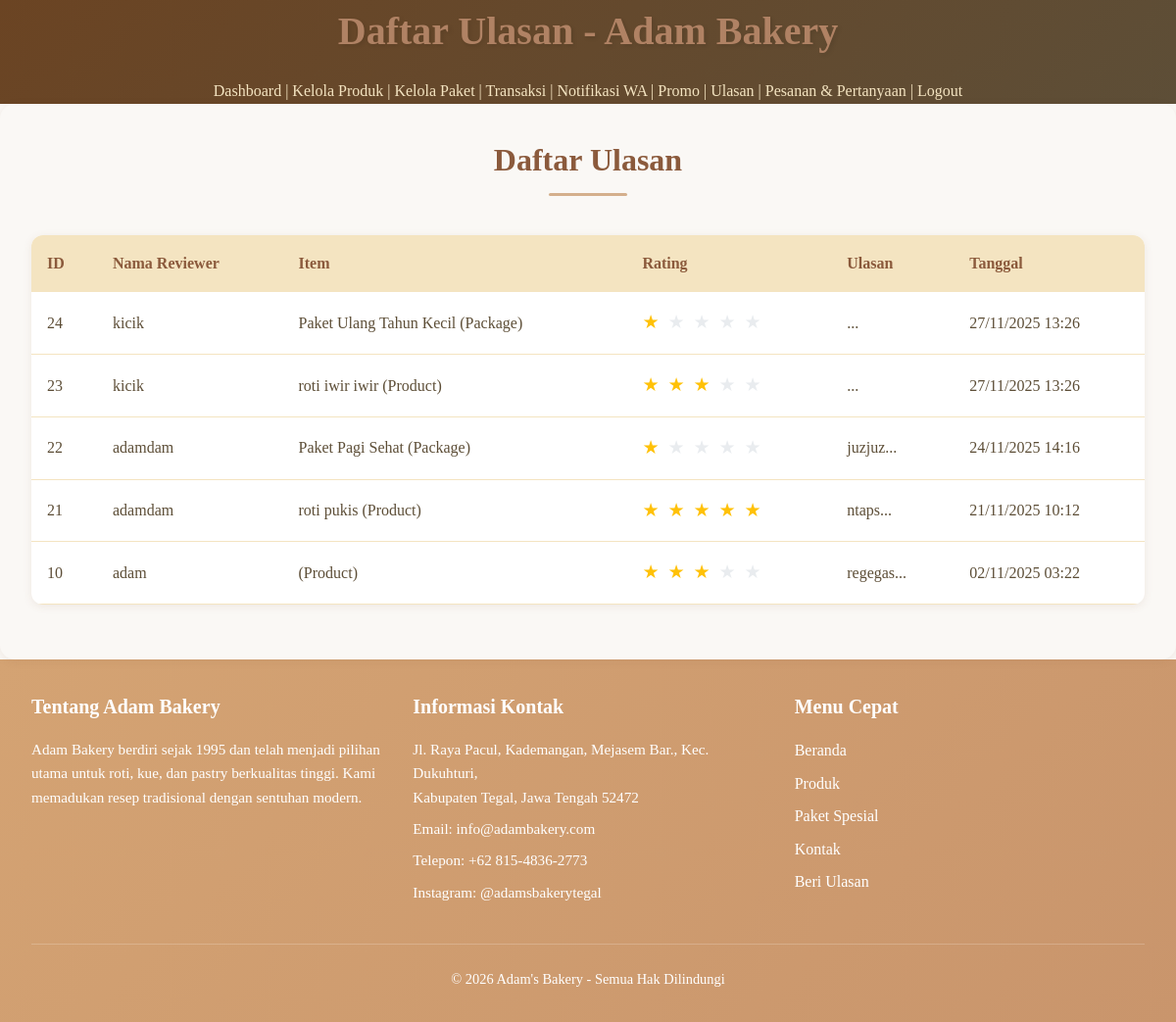
The app's page /admin/view_reviews.php (signed in), older data.
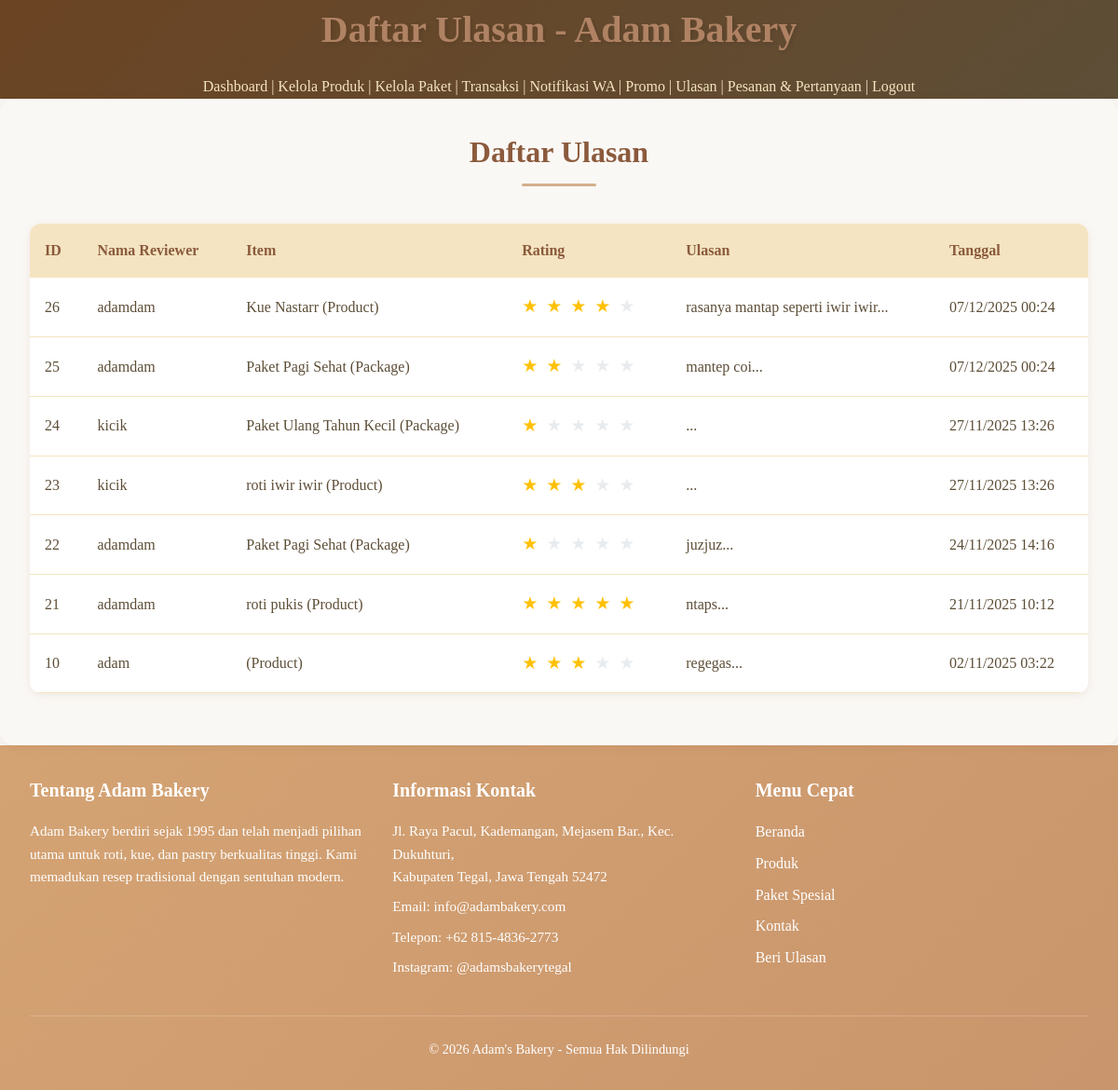
The same page, newer data.
### tables this page shows
CREATE TABLE `reviews` (
  `id` int(11) NOT NULL AUTO_INCREMENT,
  `transaction_id` int(11) NOT NULL,
  `product_id` int(11) DEFAULT NULL COMMENT 'ID produk jika review untuk produk',
  `package_id` int(11) DEFAULT NULL COMMENT 'ID paket jika review untuk paket',
  `item_type` enum('product','package') NOT NULL DEFAULT 'product' COMMENT 'Tipe item: product atau package',
  `nama_reviewer` varchar(255) NOT NULL,
  `rating` int(11) NOT NULL,
  `review_text` text DEFAULT NULL,
  `created_at` timestamp NOT NULL DEFAULT current_timestamp(),
  PRIMARY KEY (`id`),
  KEY `idx_review_transaction` (`transaction_id`),
  KEY `idx_review_product` (`product_id`),
  KEY `idx_review_package` (`package_id`),
  CONSTRAINT `reviews_ibfk_1` FOREIGN KEY (`transaction_id`) REFERENCES `transactions` (`id`) ON DELETE CASCADE,
  CONSTRAINT `reviews_ibfk_2` FOREIGN KEY (`product_id`) REFERENCES `products` (`id`) ON DELETE SET NULL,
  CONSTRAINT `reviews_ibfk_3` FOREIGN KEY (`package_id`) REFERENCES `packages` (`id`) ON DELETE SET NULL
);

### admin/view_reviews.php (the view, shortened to what this page needs)
<?php
include '../backend/db.php';
$reviews_query = "
    SELECT r.*,
           CASE
               WHEN r.item_type = 'product' THEN p.nama
               WHEN r.item_type = 'package' THEN pkg.nama
           END as item_name
    FROM reviews r
    LEFT JOIN products p ON r.product_id = p.id
    LEFT JOIN packages pkg ON r.package_id = pkg.id
    ORDER BY r.created_at DESC
";
$reviews = $conn->query($reviews_query);
?>
<!DOCTYPE html>
<html lang="id">
<head>
    <link rel="stylesheet" href="/assets/css/style.css">
</head>
<body>
<header class="admin-header">
    <h1>Daftar Ulasan - Adam Bakery</h1>
    <nav class="admin-nav">
        <a href="dashboard.php">Dashboard</a> |
        <a href="manage_products.php">Kelola Produk</a> |
        <a href="manage_packages.php">Kelola Paket</a> |
        <a href="view_transactions.php">Transaksi</a> |
        <a href="wa_notifications.php">Notifikasi WA</a> |
        <a href="admin_promos.php">Promo</a> |
        <a href="view_reviews.php">Ulasan</a> |
        <a href="view_custom_orders.php">Pesanan & Pertanyaan</a> |
        <a href="logout.php">Logout</a>
    </nav>
</header>
<main>
    <h2>Daftar Ulasan</h2>
    <table>
        <thead>
            <tr>
                <th>ID</th>
                <th>Nama Reviewer</th>
                <th>Item</th>
                <th>Rating</th>
                <th>Ulasan</th>
                <th>Tanggal</th>
            </tr>
        </thead>
        <tbody>
            <?php while ($review = $reviews->fetch_assoc()): ?>
            <tr>
                <td><?php echo $review['id']; ?></td>
                <td><?php echo $review['nama_reviewer']; ?></td>
                <td><?php echo $review['item_name'] . ' (' . ucfirst($review['item_type']) . ')'; ?></td>
                <td>
                    <div class="rating">
                        <?php for ($i = 1; $i <= 5; $i++): ?>
                            <span class="<?php echo $i <= $review['rating'] ? '' : 'empty'; ?>">★</span>
                        <?php endfor; ?>
                    </div>
                </td>
                <td><?php echo substr($review['review_text'], 0, 50) . '...'; ?></td>
                <td><?php echo date('d/m/Y H:i', strtotime($review['created_at'])); ?></td>
            </tr>
            <?php endwhile; ?>
        </tbody>
    </table>
</main>
<?php include '../includes/footer.php'; ?>

### includes/footer.php (shortened to what this page needs)
    <footer class="site-footer">
        <div class="footer-container">
            <div class="footer-section">
                <h4>Tentang Adam Bakery</h4>
                <p>
                    Adam Bakery berdiri sejak 1995 dan telah menjadi pilihan utama untuk roti, kue, dan pastry berkualitas tinggi.
                    Kami memadukan resep tradisional dengan sentuhan modern.
                </p>
            </div>
            <div class="footer-section">
                <h4>Informasi Kontak</h4>
                <p>
                    Jl. Raya Pacul, Kademangan, Mejasem Bar., Kec. Dukuhturi,<br>
                    Kabupaten Tegal, Jawa Tengah 52472
                </p>
                <p>Email: info@adambakery.com</p>
                <p>Telepon: +62 815-4836-2773</p>
                <p>
                     <a href="https://www.instagram.com/adamsbakerytegal?igsh=MTJoZ3FqcjF3ZWhiaw=="
                         target="_blank"
                         rel="noopener noreferrer">
                     Instagram: @adamsbakerytegal
                      </a>
                </p>
            </div>
            <div class="footer-section">
                <h4>Menu Cepat</h4>
                <ul>
                    <li><a href="/index.php">Beranda</a></li>
                    <li><a href="/products.php">Produk</a></li>
                    <li><a href="/packages.php">Paket Spesial</a></li>
                    <li><a href="/contact.php">Kontak</a></li>
                    <li><a href="/check_review_status.php">Beri Ulasan</a></li>
                </ul>
            </div>
        </div>
        <div class="footer-bottom">
            <p>&copy; <?php echo date('Y'); ?> <?php echo APP_NAME; ?> - Semua Hak Dilindungi</p>
        </div>
    </footer>
</body>
</html>

### assets/css/style.css (style rules this page uses)
* { margin: 0; padding: 0; box-sizing: border-box; }
html, body { height: 100%; }
body { font-family: "Georgia", "Times New Roman", serif; font-size: 1rem; line-height: 1.6; color: #5d4e37; background-color: #faf8f5; display: flex; flex-direction: column; }
:root { --color-primary: #8b5a3c; --color-primary-dark: #6b4423; --color-primary-light: #c19a6b; --color-secondary: #d4af8c; --color-secondary-light: #f4e4c1; --color-secondary-lighter: #fff8e7; --color-white: #ffffff; --color-light-bg: #faf8f5; --color-light-border: #f0e0c0; --color-text-primary: #5d4e37; --color-text-secondary: #6b5b47; --color-text-light: #8b5a3c; --color-success: #28a745; --color-error: #dc3545; --color-warning: #ffc107; --color-info: #17a2b8; --spacing-xs: 0.25rem; --spacing-sm: 0.5rem; --spacing-md: 1rem; --spacing-lg: 1.5rem; --spacing-xl: 2rem; --spacing-2xl: 3rem; --radius-sm: 8px; --radius-md: 12px; --radius-lg: 15px; --radius-full: 50px; --shadow-sm: 0 2px 8px rgba(139, 90, 60, 0.1); --shadow-md: 0 4px 12px rgba(139, 90, 60, 0.15); --shadow-lg: 0 8px 25px rgba(139, 90, 60, 0.2); --transition: all 0.3s ease; }
h1, h2, h3, h4, h5, h6 { color: var(--color-primary); font-weight: 600; margin-bottom: var(--spacing-md); }
h1 { font-size: 2.5rem; text-shadow: 2px 2px 4px rgba(0, 0, 0, 0.1); }
h2 { font-size: 2rem; position: relative; text-align: center; padding-bottom: var(--spacing-md); }
h2::after { content: ""; display: block; width: 80px; height: 3px; background-color: var(--color-secondary); margin: var(--spacing-sm) auto 0; border-radius: 2px; }
h4 { font-size: 1.25rem; }
p { margin-bottom: var(--spacing-md); color: var(--color-text-secondary); }
a { color: var(--color-primary); text-decoration: none; transition: var(--transition); }
main { background-color: var(--color-light-bg); border-radius: var(--radius-lg); padding: var(--spacing-xl); box-shadow: var(--shadow-sm); position: relative; }
table { width: 100%; border-collapse: collapse; background: var(--color-white); border-radius: var(--radius-md); overflow: hidden; box-shadow: var(--shadow-sm); margin: var(--spacing-lg) 0; }
thead { background-color: var(--color-secondary-light); }
th, td { padding: var(--spacing-md); text-align: left; border-bottom: 1px solid var(--color-secondary-light); }
th { color: var(--color-primary); font-weight: 600; }
.rating { color: #ffc107; font-size: 1.2rem; letter-spacing: 2px; }
.rating .empty { color: #e9ecef; }
.site-footer { background: linear-gradient(135deg, #d4a373 0%, #c9956c 100%); color: var(--color-white); padding: var(--spacing-xl); margin-top: auto; }
.footer-container { max-width: 1400px; margin: 0 auto; display: grid; grid-template-columns: repeat(auto-fit, minmax(280px, 1fr)); gap: var(--spacing-xl); margin-bottom: var(--spacing-xl); }
.footer-section h4 { color: var(--color-white); margin-bottom: var(--spacing-md); }
.footer-section p { color: var(--color-white); font-size: 0.95rem; margin-bottom: var(--spacing-sm); }
.footer-section ul { list-style: none; }
.footer-section li { margin-bottom: var(--spacing-sm); background: none; padding: 0; border: none; }
.footer-section a { color: var(--color-white); font-weight: 500; }
.footer-bottom { text-align: center; padding-top: var(--spacing-lg); border-top: 1px solid rgba(255, 255, 255, 0.2); }
.footer-bottom p { margin: 0; color: var(--color-white); font-size: 0.9rem; }
.admin-header { background: linear-gradient(135deg, var(--color-primary-dark) 0%, var(--color-text-primary) 100%); color: var(--color-secondary-light); text-align: center; }
.admin-header h1 { color: #b08264; }
.admin-nav a { color: var(--color-secondary-light); text-align: center; }

Row changes from the older to the newer data that the page shows:
added reviews: id "26", nama_reviewer "adamdam", item_name "Kue Nastarr", item_type "Product", review_text "rasanya mantap seperti iwir iwir", created_at "07/12/2025 00:24"
added reviews: id "25", nama_reviewer "adamdam", item_name "Paket Pagi Sehat", item_type "Package", review_text "mantep coi", created_at "07/12/2025 00:24"
